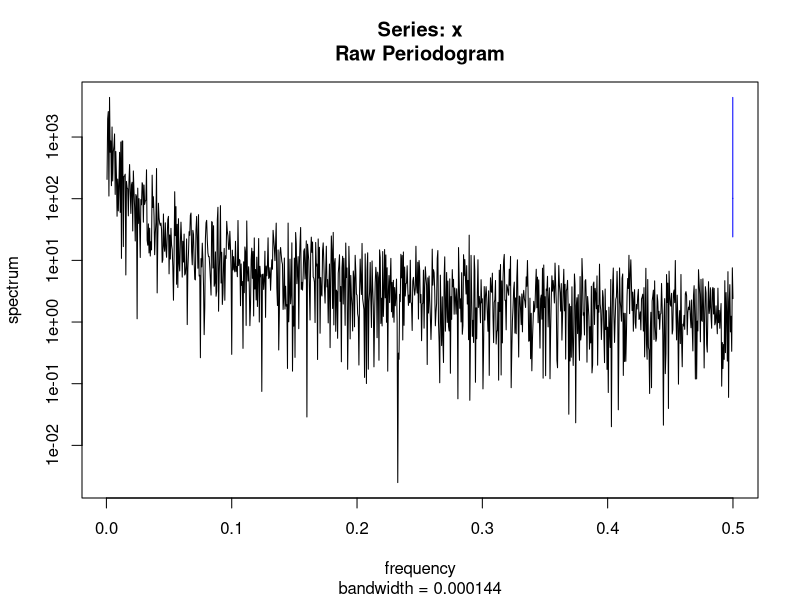
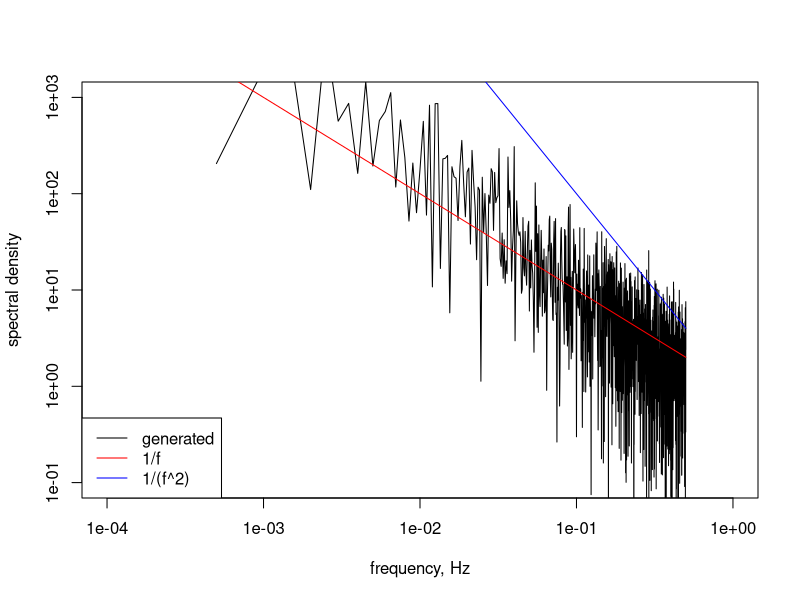

The R script that drew these images, in order:
flicker <- function(n){
  hk <- vector(length = n)
  hk[1] <- 1
  for(k in 2:n){
    hk[k] <- (k - 0.5)*hk[k-1]/k
  }
  
  xx <- vector(length = n)
  ww <- 2.5*rnorm(n)
  xx[1] <- ww[1]

  for(k in 2:n){
    s <- 0
    m <- 1
    while(m < k){
      s <- s + hk[k-m]*ww[m]
      m <- m + 1
    }
    xx[k] <- s
  }
  xx
}

fl<-flicker(2000)
s<-spectrum(fl)
plot(s$freq, s$spec, log = "xy", type = "l", xlim=c(0.0001, 1),
     ylim=c(0.1, 1000), xlab = "frequency, Hz", ylab = "spectral density")
lines(s$freq, 1/(s$freq), log = "xy", type = "l", col="red")
lines(s$freq, 1/(s$freq^2), log = "xy", type = "l", col="blue")
legend("bottomleft", c("generated","1/f","1/(f^2)"), col=c("black", "red", "blue"), cex=1, lty=c(1,1,1))